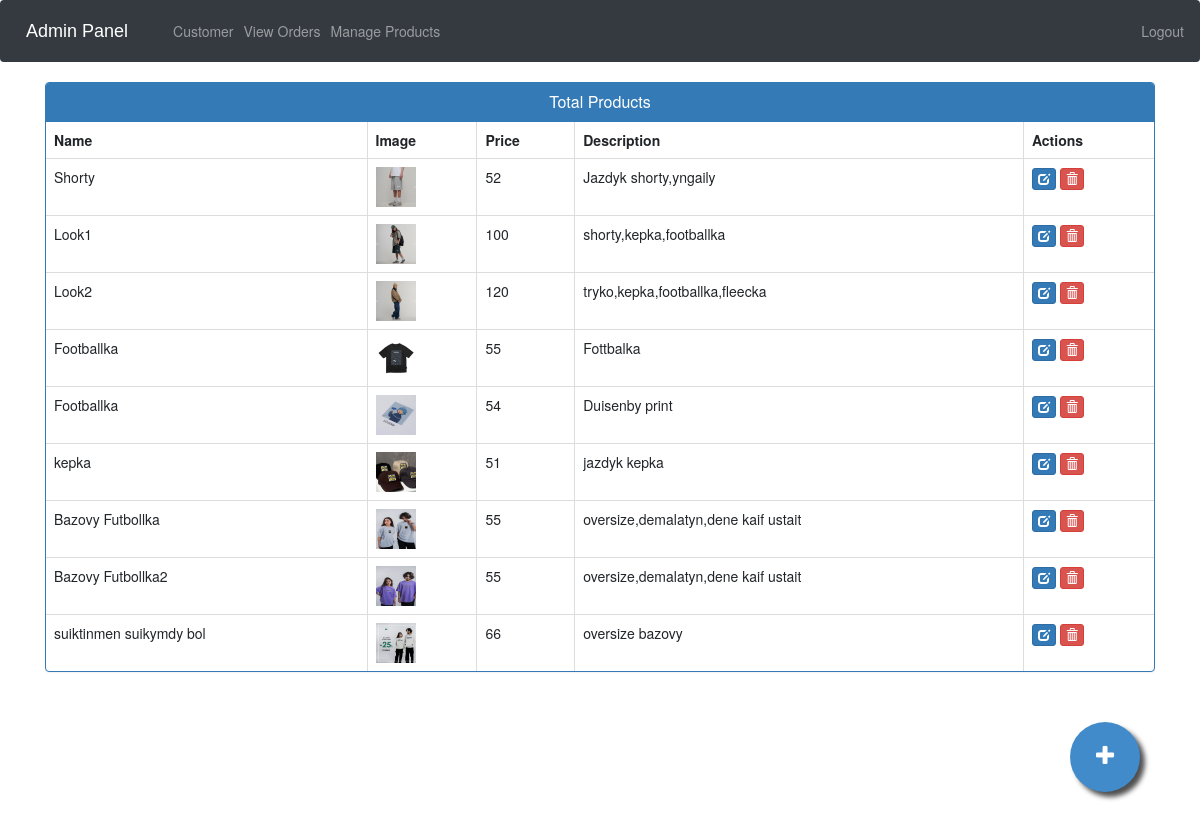
The page /admin-products (signed in) on the database its author committed.
### ecom/models.py (models this page shows, shortened)
class Product(models.Model):
    name=models.CharField(max_length=40)
    product_image= models.ImageField(upload_to='product_image/',null=True,blank=True)
    price = models.PositiveIntegerField()
    description=models.CharField(max_length=40)

### ecom/views.py (the view)
# urls.py: path('admin-products', views.admin_products_view,name='admin-products'),
@login_required(login_url='adminlogin')
def admin_products_view(request):
    products=models.Product.objects.all()
    return render(request,'ecom/admin_products.html',{'products':products})

### templates/ecom/admin_products.html (shortened to what this page needs)
{% extends 'ecom/admin_base.html' %}
{% load static %}
{% block content %}
<head>
  <link href="//netdna.bootstrapcdn.com/bootstrap/3.0.0/css/bootstrap.min.css" rel="stylesheet" id="bootstrap-css">
</head>
<div class="container">
  <div class="panel panel-primary">
    <div class="panel-heading">
      <h6 class="panel-title">Total Products</h6>
    </div>
    <table class="table table-hover table-bordered" id="dev-table">
      <thead>
        <tr>
          <th>Name</th>
          <th>Image</th>
          <th>Price</th>
          <th>Description</th>
          <th>Actions</th>
        </tr>
      </thead>
      {% for p in products %}
  {% if p %}
      <tr>
        <td> {{p.name}}</td>
        <td> <img src="{% static p.product_image.url %}" alt="Profile Pic" height="40px" width="40px" /></td>
        <td>{{p.price}}</td>
        <td>{{p.description}}</td>
        <td><a class="btn btn-primary btn-xs" href="{% url 'update-product' p.id  %}"><span class="glyphicon glyphicon-edit"></span></a>
          <a class="btn btn-danger btn-xs" href="{% url 'delete-product' p.id  %}"><span class="glyphicon glyphicon-trash"></span></a></td>
      </tr>
      {%else%}
      <br><br><br>
      <h1>No Products!!</h1>
      {% endif %}
      {% endfor %}
    </table>
  </div>
</div>
<a href="/admin-add-product" class="float">
<i class="fa fa-plus my-float"></i>
</a>
{% endblock content %}

### templates/ecom/admin_base.html (style rules this page uses)
.fa { font-size: 23px; width: 2em; height: 2em; text-align: center; text-decoration: none; margin: 5px 2px; border-radius: 50%; padding-top: 0.5em; }

### templates/ecom/admin_products.html (style rules this page uses)
a:link { text-decoration: none; }
h6 { text-align: center; }
.float { position:fixed; width:70px; height:70px; bottom:60px; right:60px; background-color:#428bca; color:#FFF; border-radius:50px; text-align:center; box-shadow: 5px 5px 5px #505050; }
.my-float { margin-top:22px; }
.fa { padding: 0em 0.5em; }

### rows shown on the page
Product: name "Shorty", product_image (picture), price "52", description "Jazdyk shorty,yngaily"
Product: name "Look1", product_image (picture), price "100", description "shorty,kepka,footballka"
Product: name "Look2", product_image (picture), price "120", description "tryko,kepka,footballka,fleecka"
Product: name "Footballka", product_image (picture), price "55", description "Fottbalka"
Product: name "Footballka", product_image (picture), price "54", description "Duisenby print"
Product: name "kepka", product_image (picture), price "51", description "jazdyk kepka"
Product: name "Bazovy Futbollka", product_image (picture), price "55", description "oversize,demalatyn,dene kaif ustait"
Product: name "Bazovy Futbollka2", product_image (picture), price "55", description "oversize,demalatyn,dene kaif ustait"
Product: name "suiktinmen suikymdy bol", product_image (picture), price "66", description "oversize bazovy"
